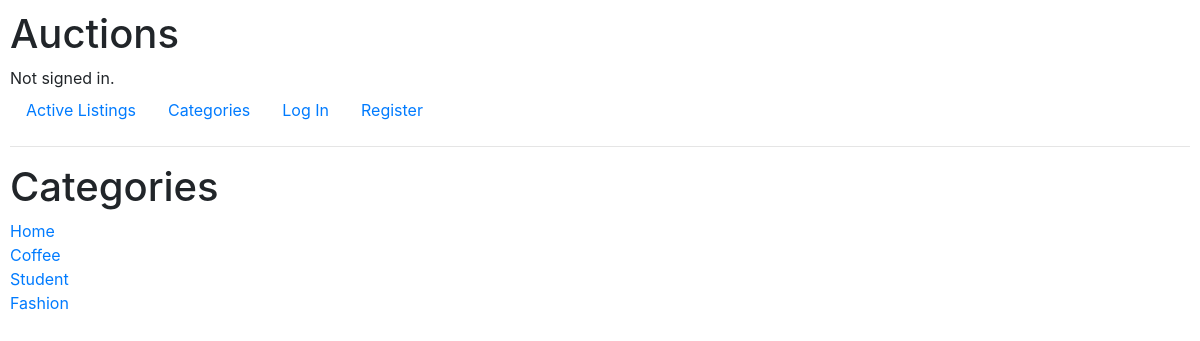
The page /categories on the database its author committed.
### auctions/models.py (models this page shows, shortened)
class Category(models.Model):
    title = models.CharField(max_length=64)

### auctions/views.py (the view)
# urls.py: path("categories", views.categories, name="categories"),
def categories(request):
    all_categories = Category.objects.all()
    return render(request, "auctions/categories.html", {
        "list_categories": all_categories
    })

### auctions/templates/auctions/categories.html
{% extends "auctions/layout.html" %}
{% block body %}
  <h1>Categories</h1>
  {% for category in list_categories %}
    <div>
      <a href="">{{ category.title }}</a>
    </div>
  {% endfor %}
{% endblock %}

### auctions/static/auctions/styles.css (style rules this page uses)
body { padding: 10px; }

### rows shown on the page
Category: title "Home"
Category: title "Coffee"
Category: title "Student"
Category: title "Fashion"
